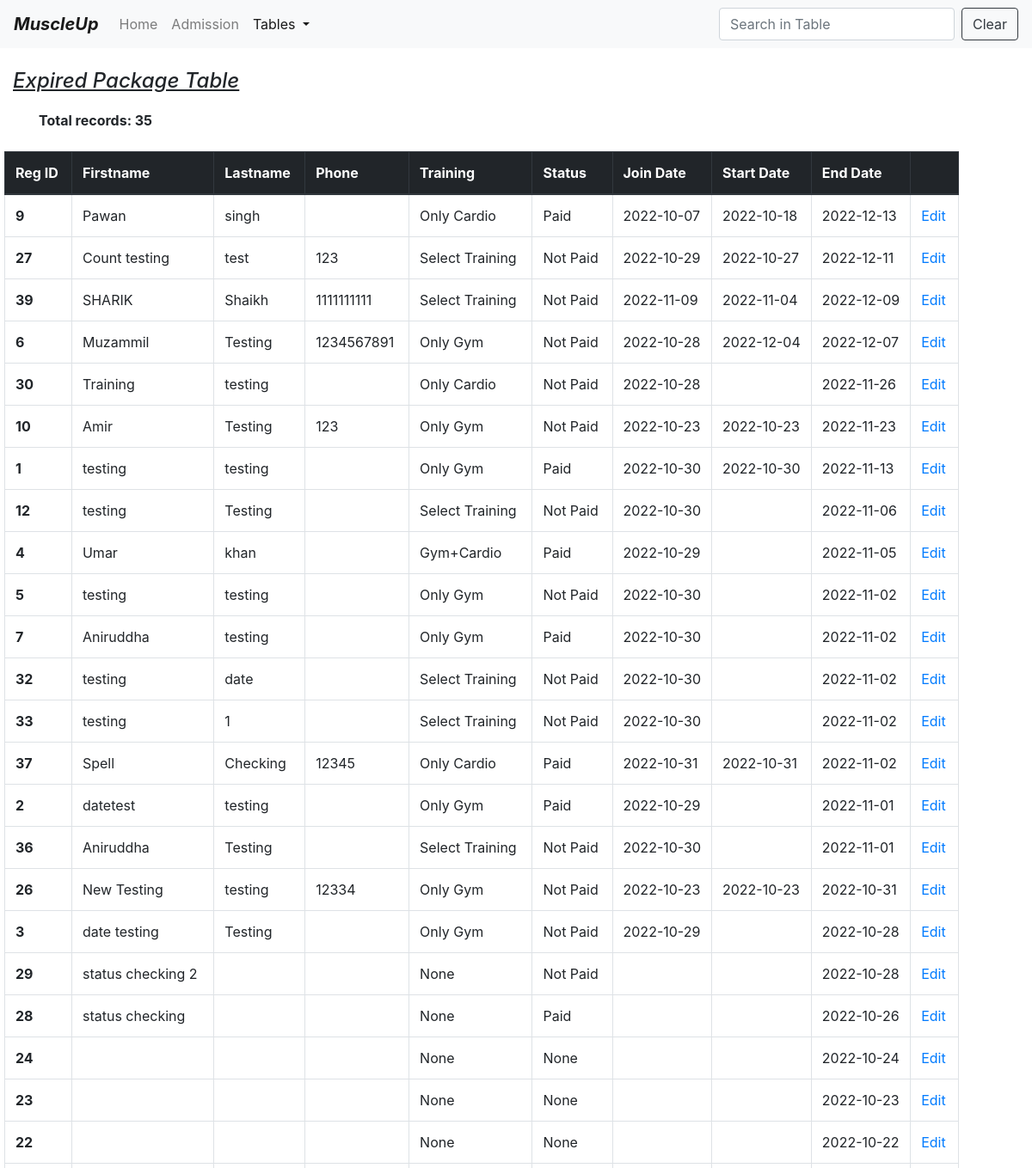
The app's page /expiryTable (signed in, upper part), older data.
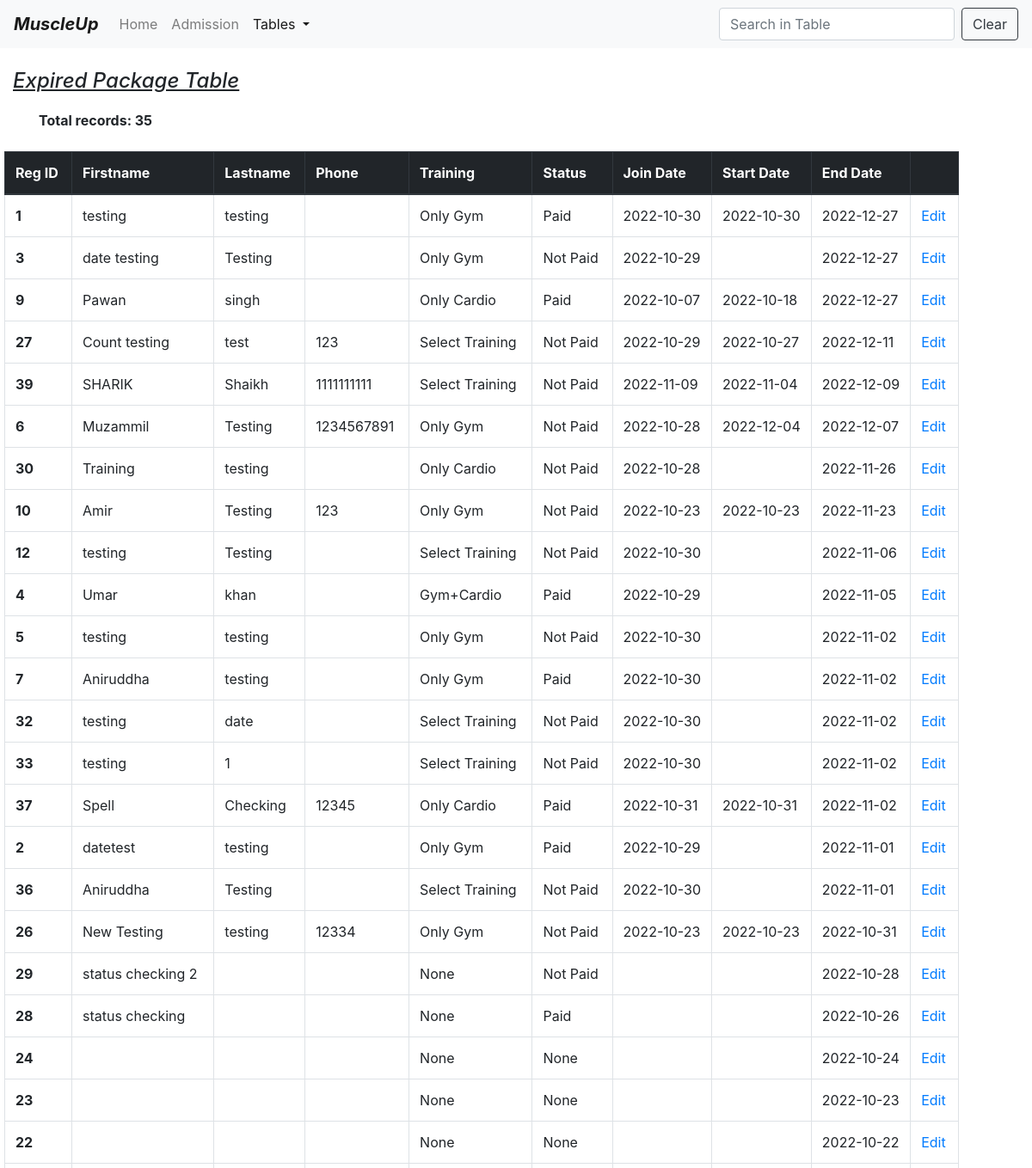
The same page, newer data.
### model.py (models this page shows)
class Members(db.Model):
    id = db.Column(db.Integer, primary_key=True)
    firstname = db.Column(db.String(30))
    lastname = db.Column(db.String(30))
    phoneno = db.Column(db.Integer)
    email = db.Column(db.String(30))
    joindate = db.Column(db.String(11))
    startdate = db.Column(db.String(11))
    enddate = db.Column(db.String(11))
    address = db.Column(db.String(100))
    status = db.Column(db.String(10))
    training = db.Column(db.String(10))
    amount = db.Column(db.Integer)

### app.py (the view)
@app.route("/expiryTable")
def expiry_table():
    try:
        if "username" not in session:
            flash("Please log in first")
            return render_template("login.html")
        today = datetime.datetime.now().date()
        expire = today + datetime.timedelta(days=2)
        total_rows = Members.query.filter(Members.enddate <= expire).count()
        member = Members.query.filter(Members.enddate <= expire).order_by(Members.enddate.desc()).all()
        return render_template('expiryTable.html', member=member, total_rows=total_rows)
    except:
        return make_response("Something went wrong. Call Developer!")

### templates/expiryTable.html (shortened to what this page needs)
<!DOCTYPE html>
<html lang="en">
<head>
    <link href="https://cdn.jsdelivr.net/npm/bootstrap@4.0.0/dist/css/bootstrap.min.css"
 rel="stylesheet">
</head>
<body>
<nav class="navbar navbar-expand-lg navbar-light bg-light">
    <a class="navbar-brand" href="/home"><b><i>MuscleUp</i></b></a>
    <div class="collapse navbar-collapse" id="navbarSupportedContent">
        <ul class="navbar-nav mr-auto">
            <li class="nav-item ">
                <a class="nav-link" href="/home">Home <span class="sr-only">(current)</span></a>
            </li>
            <li class="nav-item">
                <a class="nav-link" href="/form">Admission</a>
            </li>
            <li class="nav-item dropdown active">
                <a aria-expanded="false" aria-haspopup="true" class="nav-link dropdown-toggle" data-toggle="dropdown"
                   href="#"
                   id="navbarDropdown" role="button">
                    Tables
                </a>
            </li>
        </ul>
        <form class="form-inline my-2 my-lg-0">
            <input aria-label="Search" class="form-control mr-sm-2" id="myInput" onkeyup="myFunction()" placeholder="Search in Table"
                   type="search">
            <button class="btn btn-outline-dark my-2 my-sm-0" onclick="document.getElementById('myInput').value = ''">Clear</button>
        </form>
    </div>
</nav>
<br>
<div class="container" >
     <div class="row">
        <div class="col" style="margin-left:-30px">
            <h4><u><i>Expired Package Table</i></u><br></h4>
        </div>
        <br><br>
    </div>
    <div class="row">
        <div class="col">
            <label><strong>Total records: {{total_rows}}</strong></label>
        </div>
        <br><br>
    </div>
    <div class="row">
        <div class="col md-12" style="margin-left:-40px">
            <table class="table table-bordered table-hover " id="myTable">
        <thead class="thead-dark">
        <tr>
            <th scope="col">Reg ID</th>
            <th scope="col">Firstname</th>
            <th scope="col">Lastname</th>
            <th scope="col">Phone</th>
            <th scope="col">Training</th>
            <th scope="col">Status</th>
            <th scope="col" style="width:110px">Join Date</th>
            <th scope="col" style="width:110px">Start Date</th>
            <th scope="col" style="width:110px">End Date</th>
            <th scope="col"></th>
        </tr>
        </thead>
        <tbody>
        {% for i in member %}
        <tr>
            <th scope="row">{{i.id}}</th>
            <td>{{i.firstname}}</td>
            <td>{{i.lastname}}</td>
            <td>{{i.phoneno}}</td>
            <td>{{i.training}}</td>
            <td>{{i.status}}</td>
            <td style="white-space:nowrap">{{i.joindate}}</td>
            <td style="white-space:nowrap">{{i.startdate}}</td>
            <td style="white-space:nowrap">{{i.enddate}}</td>
            <td><a href="/editExpiry/{{i.id}}">Edit</a></td>
        </tr>
        {% endfor %}
        </tbody>
    </table>
        </div>
    </div>
</div>
</body>
</html>

Row changes from the older to the newer data that the page shows:
changed Members id 1: enddate "2022-11-13" → "2022-12-27"; moves up the list
changed Members "date testing": enddate "2022-10-28" → "2022-12-27"; moves up the list
changed Members "Pawan": enddate "2022-12-13" → "2022-12-27"
